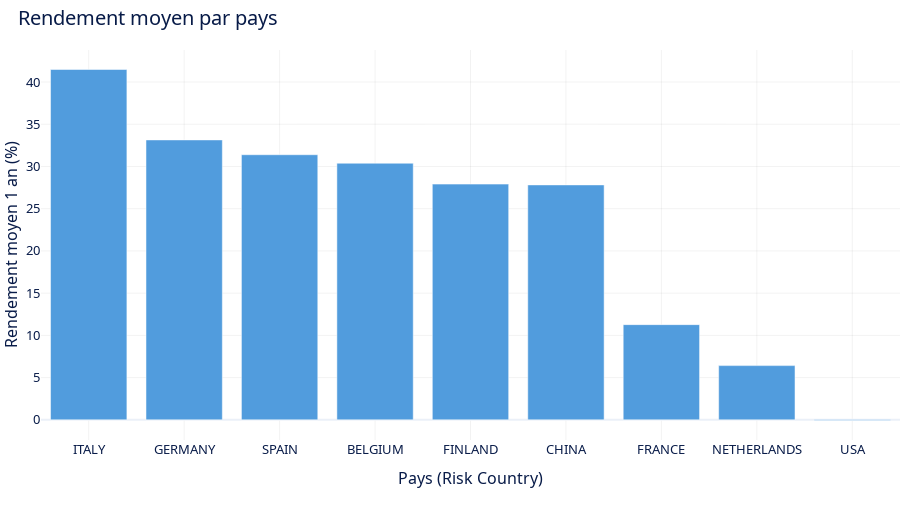

The cell this chart's notebook holds for it:
### Markdown cell above
### 2.3) Bar chart rendement moyen par pays

### Code cell
universe = actions.copy()
col_ret, col_country = "1 Year Total Return - Previous", "Risk Country"
universe[col_country] = universe[col_country].fillna("Inconnu")

agg = (
    universe.groupby(col_country, as_index=False)
    .agg(ret_mean=(col_ret, "mean"), ret_median=(col_ret, "median"), n=("Ticker", "count"))
    .sort_values("ret_mean", ascending=False)
)

fig_country_bar = px.bar(
    agg, x=col_country, y="ret_mean",
    template="plotly_white",
    color_discrete_sequence=[COLORS["secondary"]],
    hover_data={
        col_country: False, "ret_mean":":.2f", "ret_median":":.2f", "n": True
    }
)
fig_country_bar.update_traces(
    hovertemplate="<b>%{x}</b><br>Moy: %{y:.2f}%<br>Méd: %{customdata[1]:.2f}%<br>n: %{customdata[2]}<extra></extra>"
)
fig_country_bar.update_layout(
    xaxis_title="Pays (Risk Country)",
    yaxis_title="Rendement moyen 1 an (%)",
    margin=dict(l=0, r=0, t=50, b=80),
    height=520
)
fig_country_bar = apply_plotly_style(fig_country_bar, title="Rendement moyen par pays")
fig_country_bar.show()

### Figure 1 — Plotly figure (JSON) as saved in the notebook; plotly's stock layout.template omitted (floating-point values rounded to 4 significant figures)
{"data": [{"customdata": [[45.49, 9.0], [20.38, 16.0], [31.99, 3.0], [30.38, 1.0], [27.91, 2.0], [27.81, 1.0], [12.73, 25.0], [10.07, 5.0], [-0.07715, 2.0]], "hovertemplate": "<b>%{x}</b><br>Moy: %{y:.2f}%<br>Méd: %{customdata[1]:.2f}%<br>n: %{customdata[2]}<extra></extra>", "legendgroup": "", "marker": {"color": "rgb(81, 156, 221)", "pattern": {"shape": ""}}, "name": "", "orientation": "v", "showlegend": false, "textposition": "auto", "type": "bar", "x": ["ITALY", "GERMANY", "SPAIN", "BELGIUM", "FINLAND", "CHINA", "FRANCE", "NETHERLANDS", "USA"], "xaxis": "x", "y": [41.48, 33.14, 31.39, 30.38, 27.91, 27.81, 11.27, 6.421, -0.07715], "yaxis": "y"}], "layout": {"barmode": "relative", "font": {"color": "rgb(8, 27, 72)", "family": "Noto Sans, Arial", "size": 13}, "height": 520, "legend": {"tracegroupgap": 0}, "margin": {"b": 80, "l": 0, "r": 0, "t": 50}, "paper_bgcolor": "rgb(255, 255, 255)", "plot_bgcolor": "rgb(255, 255, 255)", "title": {"font": {"color": "rgb(8, 27, 72)", "family": "Noto Sans, Arial", "size": 20}, "text": "Rendement moyen par pays", "x": 0.02, "xanchor": "left"}, "xaxis": {"anchor": "y", "domain": [0, 1], "gridcolor": "rgba(0,0,0,0.05)", "mirror": true, "showgrid": true, "title": {"text": "Pays (Risk Country)"}}, "yaxis": {"anchor": "x", "domain": [0, 1], "gridcolor": "rgba(0,0,0,0.05)", "mirror": true, "showgrid": true, "title": {"text": "Rendement moyen 1 an (%)"}}}}
